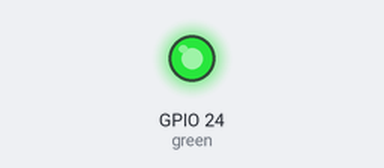
Bench run of a program on a simulated Raspberry Pi (BCM pin numbers). Parts: output pins drawn as LEDs (lit = HIGH). At 1.0 s the program stops and its outputs stay as they are.

Above: at 0.1 s.
At 1.1 s:
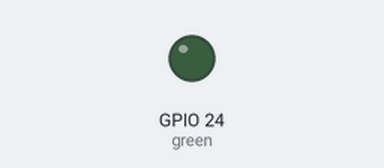
Timing chart, 0 to 2.5 s (numbered marks = the images above):
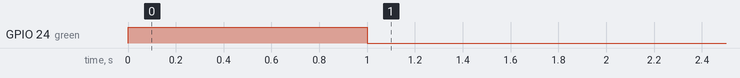

The program:

green.py
```python
import RPi.GPIO as GPIO
import time
import lights_config as config

GPIO.setmode(GPIO.BCM)

GPIO.setup(config.green, GPIO.OUT)
GPIO.output(config.green, 1)
time.sleep(1)

GPIO.output(config.green, 0)
GPIO.cleanup()
```

lights_config.py
```python
red = 18
yellow = 23
green = 24
blue = 25

button = 4
```

Measured:
- by itself, GPIO 24 (green): LOW → HIGH at 0.00 s, → LOW 1.0 s later
